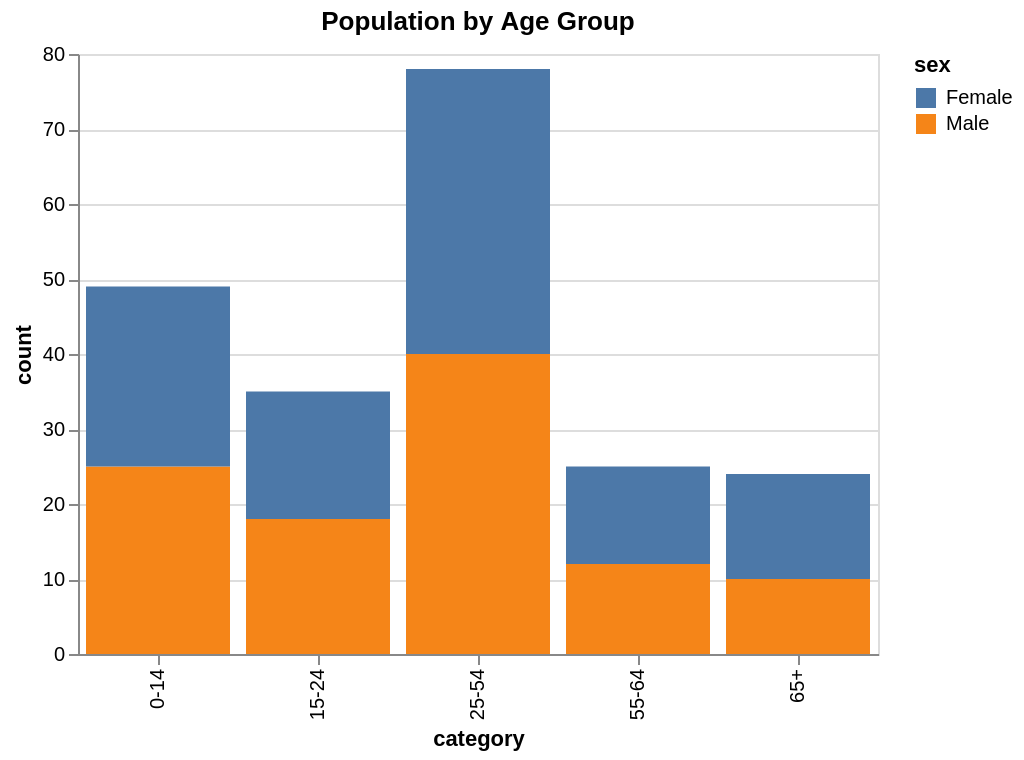

The specification (Vega-Lite) saved for this image:
### Vega-Lite specification from a JSON file in a GitHub repository (floating-point values rounded to 4 significant figures)
{"$schema": "https://vega.github.io/schema/vega-lite/v5.json", "config": {"axis": {"labelLimit": 0}, "header": {"labelLimit": 0}, "legend": {"labelLimit": 0}}, "data": {"values": [{"category": "0-14", "count": 25, "sex": "Male"}, {"category": "15-24", "count": 18, "sex": "Male"}, {"category": "25-54", "count": 40, "sex": "Male"}, {"category": "55-64", "count": 12, "sex": "Male"}, {"category": "65+", "count": 10, "sex": "Male"}, {"category": "0-14", "count": 24, "sex": "Female"}, {"category": "15-24", "count": 17, "sex": "Female"}, {"category": "25-54", "count": 38, "sex": "Female"}, {"category": "55-64", "count": 13, "sex": "Female"}, {"category": "65+", "count": 14, "sex": "Female"}]}, "encoding": {"color": {"field": "sex", "type": "nominal"}, "opacity": {"condition": {"empty": true, "param": "legend_selection", "value": 1}, "value": 0.15}, "tooltip": [{"field": "count", "type": "quantitative"}, {"field": "sex", "type": "nominal"}, {"field": "category", "type": "nominal"}], "x": {"field": "category", "type": "nominal"}, "y": {"field": "count", "scale": {"zero": false}, "type": "quantitative"}}, "height": 300, "mark": "bar", "params": [{"bind": "scales", "name": "grid", "select": {"encodings": ["y"], "type": "interval"}}, {"bind": "legend", "name": "legend_selection", "select": {"fields": ["sex"], "type": "point"}}], "title": "Population by Age Group", "width": 400}
